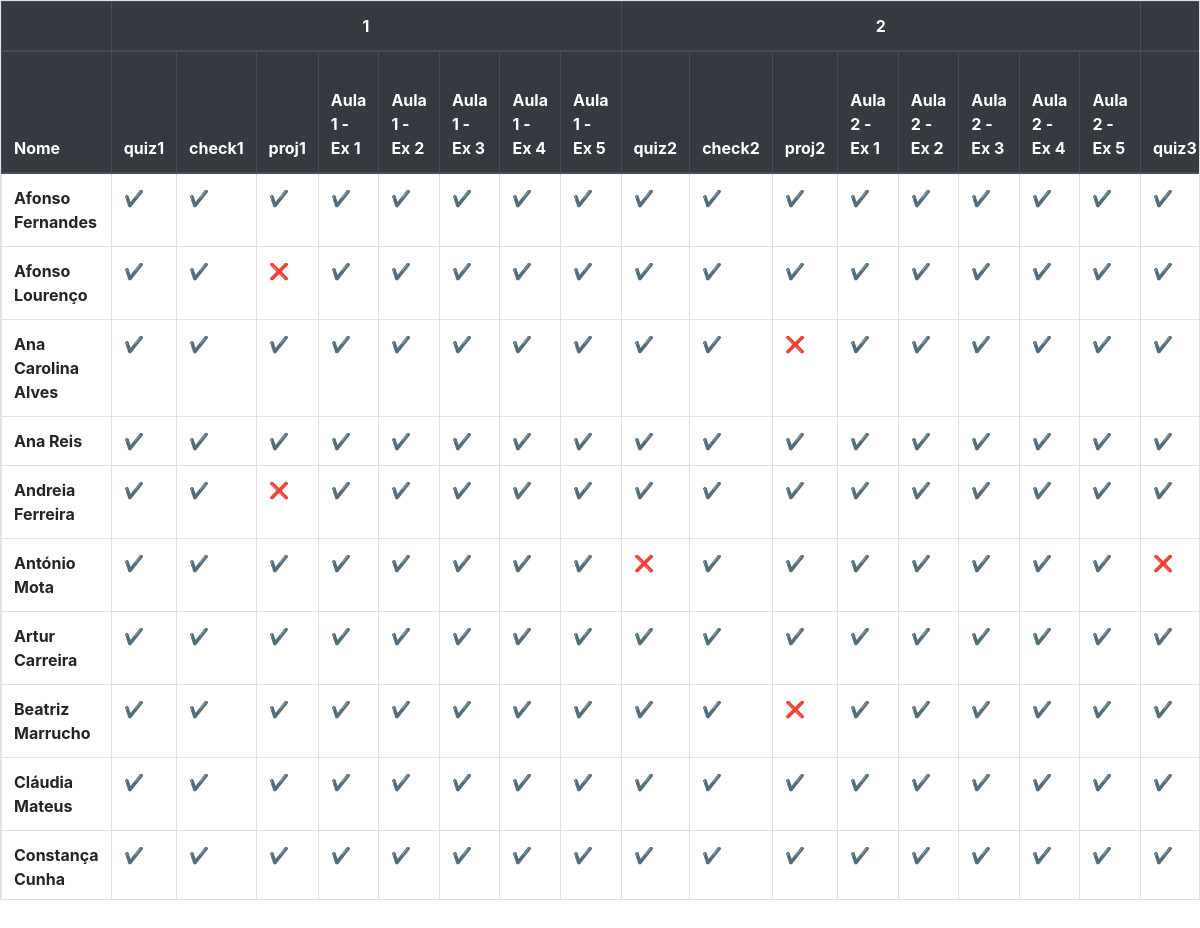
/dashboard, run on the app's committed database.
### tabelas_db.py (models this page shows, shortened)
class Tarefa(db.Model):
    id = db.Column(db.Integer, primary_key=True)
    descricao = db.Column(db.String(50), unique=True)
    tipo = db.Column(db.String(50))
    semana = db.Column(db.Integer)
    nivel = db.Column(db.String(50))

class Aluno(db.Model):
    id = db.Column(db.Integer, primary_key=True)
    mail = db.Column(db.String(50))
    nome = db.Column(db.String(50))
    bronze = db.Column(db.Integer)
    prata = db.Column(db.Integer)
    ouro = db.Column(db.Integer)

### leaderboard.py (the view)
@app.route('/dashboard', methods=['GET'])
def dashboard():
    start = time.time()
    alunos = Aluno.query.order_by(Aluno.nome).all()
    tarefas = Tarefa.query.all()
    dashboard = {}
    for aluno in alunos:
        tarefas_aluno = {}
        for tarefa in tarefas:
            tarefas_aluno[tarefa.descricao] = False
        dashboard[aluno.nome] = tarefas_aluno
    for submissao in Submissao.query.all():
        dashboard[submissao.aluno.nome][submissao.tarefa.descricao] = True
    semanas = []
    for i in range(1,8):
        semanas.append([tarefa.descricao for tarefa in Tarefa.query.filter_by(semana=i)])
    alunos = [aluno.nome for aluno in alunos]
    print(time.time() - start)
    return render_template('dashboard.html', alunos=alunos, semanas=semanas, dashboard=dashboard)

### templates/dashboard.html (shortened to what this page needs)
<!DOCTYPE html>
<html lang="en">
<head>
    <link rel="stylesheet" href="https://stackpath.bootstrapcdn.com/bootstrap/4.3.1/css/bootstrap.min.css">
</head>
<body>
    <table class="table table-hover table-bordered table-responsive">
        <thead class="thead-dark" style="position:sticky">
            <tr>
                <th colspan=1></th>
                {% for i in range(semanas|length) %}
                    <th colspan="{{ semanas [i]|length }}" style="text-align:center"> {{ i+1 }} </th>
                {% endfor %}
            </tr>
            <tr>
                <th scope="col"> Nome </th>
                {% for i in range(semanas|length) %}
                    {% for j in range(semanas[i]|length) %}
                        <th scope="col"> {{ semanas[i][j] }} </th>
                    {% endfor %}
                {% endfor %}
        </thead>
        <tbody>
            {% for i in range(alunos|length) %}
            <tr>
                <th scope="row"> {{ alunos[i] }} </th>
                {% for j in range(semanas|length) %}
                    {% for k in range(semanas[j]|length) %}
                        {% if dashboard[alunos[i]][semanas[j][k]] %}
                            <td scope="col"> ✔️ </td>
                        {% else %}
                            <td scope="col"> ❌ </td>
                        {% endif %}
                    {% endfor %}
                {% endfor %}
            </tr>
            {% endfor %}
        </tbody>
    </table>
</body>
</html>

### templates/dashboard.html (style rules this page uses)
.table-responsive { height:900px; overflow:scroll; }
tbody tr th { position: sticky; left: 0; background: white; z-index: 9; }
thead tr:nth-child(1) th { position: sticky; top: 0; background: white; z-index: 10; }
thead tr:nth-child(2) th { position: sticky; top: 50px; background: white; z-index: 10; }

### data on the page
Tarefa: descricao "quiz1"
Tarefa: descricao "check1"
Tarefa: descricao "proj1"
Tarefa: descricao "Aula 1 - Ex 1"
Tarefa: descricao "Aula 1 - Ex 2"
Tarefa: descricao "Aula 1 - Ex 3"
Tarefa: descricao "Aula 1 - Ex 4"
Tarefa: descricao "Aula 1 - Ex 5"
Tarefa: descricao "quiz2"
Tarefa: descricao "check2"
Tarefa: descricao "proj2"
Tarefa: descricao "Aula 2 - Ex 1"
Tarefa: descricao "Aula 2 - Ex 2"
Tarefa: descricao "Aula 2 - Ex 3"
Tarefa: descricao "Aula 2 - Ex 4"
Tarefa: descricao "Aula 2 - Ex 5"
Tarefa: descricao "quiz3"
Aluno: nome "Afonso Fernandes"
Aluno: nome "Afonso Lourenço"
Aluno: nome "Ana Carolina Alves"
Aluno: nome "Ana Reis"
Aluno: nome "Andreia Ferreira"
Aluno: nome "António Mota"
Aluno: nome "Artur Carreira"
Aluno: nome "Beatriz Marrucho"
Aluno: nome "Cláudia Mateus"
Aluno: nome "Constança Cunha"

### other printed values
{{ i+1 }} "1" "2"
